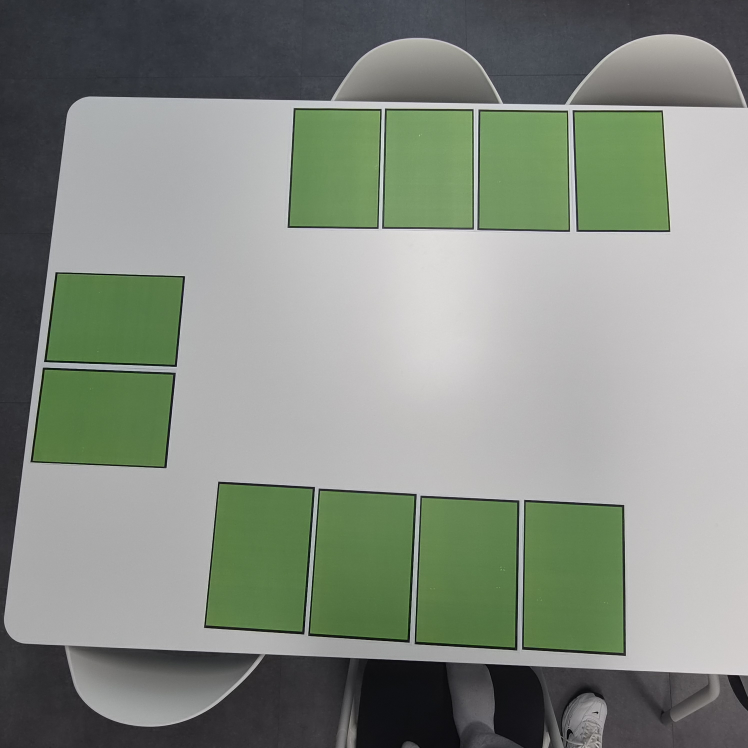
#> input picture assets/empty_parking.jpg, 2992 x 2992 px, given in place of the camera (shown at 1/4 size)
$ python tune_hsv.py
#> lines starting #> are read from the running program, lines starting #| are printed output that depends on the picture; after the words box and inside, x2 and y2 are one past the last pixel; in counts of white or black regions, pixels touching at a corner belong together
import cv2
import numpy as np

import config


def nothing(_):
    pass


def main():
    capture = cv2.VideoCapture(0)
    capture.set(cv2.CAP_PROP_FRAME_WIDTH, config.FRAME_WIDTH)
    capture.set(cv2.CAP_PROP_FRAME_HEIGHT, config.FRAME_HEIGHT)
    if not capture.isOpened():
        raise RuntimeError("Could not open camera 0.")

    cv2.namedWindow("controls")
    cv2.resizeWindow("controls", 500, 300)

    defaults = (
        ("H low", config.GREEN_LOWER[0], 179),
        ("H high", config.GREEN_UPPER[0], 179),
        ("S low", config.GREEN_LOWER[1], 255),
        ("S high", config.GREEN_UPPER[1], 255),
        ("V low", config.GREEN_LOWER[2], 255),
        ("V high", config.GREEN_UPPER[2], 255),
    )
    for name, value, maximum in defaults:
        cv2.createTrackbar(name, "controls", value, maximum, nothing)

    while True:
        ok, frame = capture.read()
#> frame is the input picture: shape (2992, 2992, 3); mean B, G, R 129.6, 139.7, 132.5
        if not ok:
            break

        lower = np.asarray(
            [
                cv2.getTrackbarPos("H low", "controls"),
                cv2.getTrackbarPos("S low", "controls"),
                cv2.getTrackbarPos("V low", "controls"),
            ],
            dtype=np.uint8,
        )
        upper = np.asarray(
            [
                cv2.getTrackbarPos("H high", "controls"),
                cv2.getTrackbarPos("S high", "controls"),
                cv2.getTrackbarPos("V high", "controls"),
            ],
            dtype=np.uint8,
        )

        hsv = cv2.cvtColor(frame, cv2.COLOR_BGR2HSV)
#> hsv: shape (2992, 2992, 3); mean H, S, V 77.9, 30.8, 141.5
        mask = cv2.inRange(hsv, lower, upper)
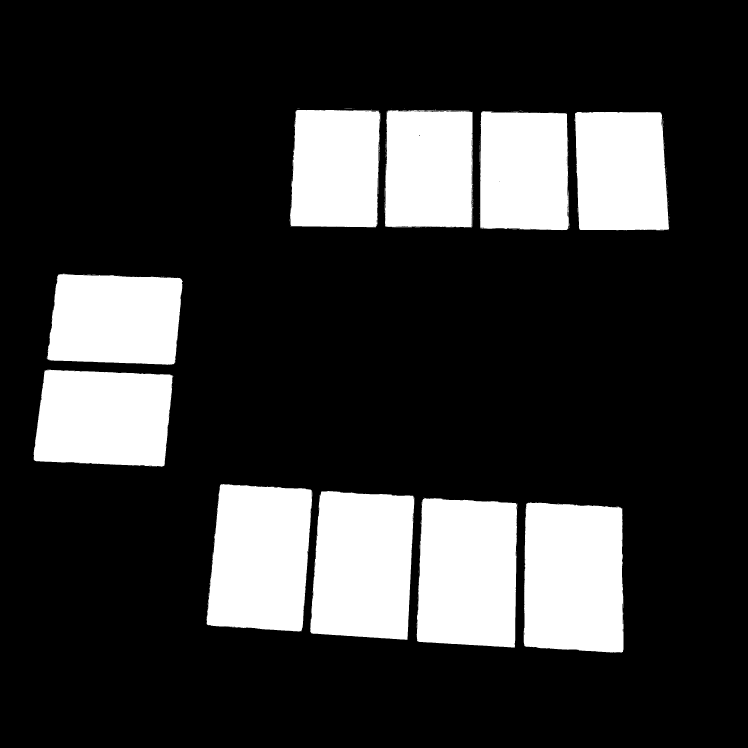
#> mask: shape (2992, 2992) (shown at 1/4 size); 21.2% white; 349 white regions (320 under 20 px), largest, box (x1, y1, x2, y2) and area: (2095, 2009, 2494, 2611) 227234, (1666, 1993, 2069, 2590) 222743, (1241, 1964, 1658, 2559) 219879
        kernel = np.ones((5, 5), np.uint8)
        mask = cv2.morphologyEx(mask, cv2.MORPH_OPEN, kernel, iterations=1)
#> mask: shape (2992, 2992); 21.2% white; 10 white regions, largest, box (x1, y1, x2, y2) and area: (2095, 2011, 2494, 2610) 226826, (1667, 1993, 2068, 2590) 222499, (1241, 1964, 1657, 2559) 219630
        mask = cv2.morphologyEx(mask, cv2.MORPH_CLOSE, kernel, iterations=2)
#> mask: shape (2992, 2992); 21.2% white; 10 white regions

        preview = frame.copy()
        contours, _ = cv2.findContours(
            mask,
            cv2.RETR_EXTERNAL,
            cv2.CHAIN_APPROX_SIMPLE,
        )
#> contours = 10 contours; largest, box (x1, y1, x2, y2) and area: (2095, 2011, 2494, 2610) 226013, (1667, 1993, 2068, 2590) 221580, (1241, 1964, 1657, 2559) 218698, (827, 1937, 1248, 2526) 213511, (135, 1479, 690, 1866) 189916
        count = 0
        for contour in contours:
            area = cv2.contourArea(contour)
            if area < 1_500:
                continue
            x, y, width, height = cv2.boundingRect(contour)
            count += 1
            cv2.rectangle(
                preview,
                (x, y),
                (x + width, y + height),
                (0, 255, 0),
                2,
            )
            cv2.putText(
                preview,
                f"green_{count} area={int(area)}",
                (x, max(y - 10, 20)),
                cv2.FONT_HERSHEY_SIMPLEX,
                0.7,
                (0, 255, 0),
                2,
            )
#> this loop made 10 passes
#> (area, x, y, width, height) on passes 1 to 10: (226013, 2095, 2011, 399, 599), (221580.5, 1667, 1993, 401, 597), (218697.5, 1241, 1964, 416, 595), (213511, 827, 1937, 421, 589), (189916.5, 135, 1479, 555, 387), (174312, 189, 1097, 540, 362), (165310, 2300, 448, 376, 473), (161117, 1921, 446, 354, 474), (157644.5, 1540, 441, 350, 468), (157412, 1162, 440, 359, 469)
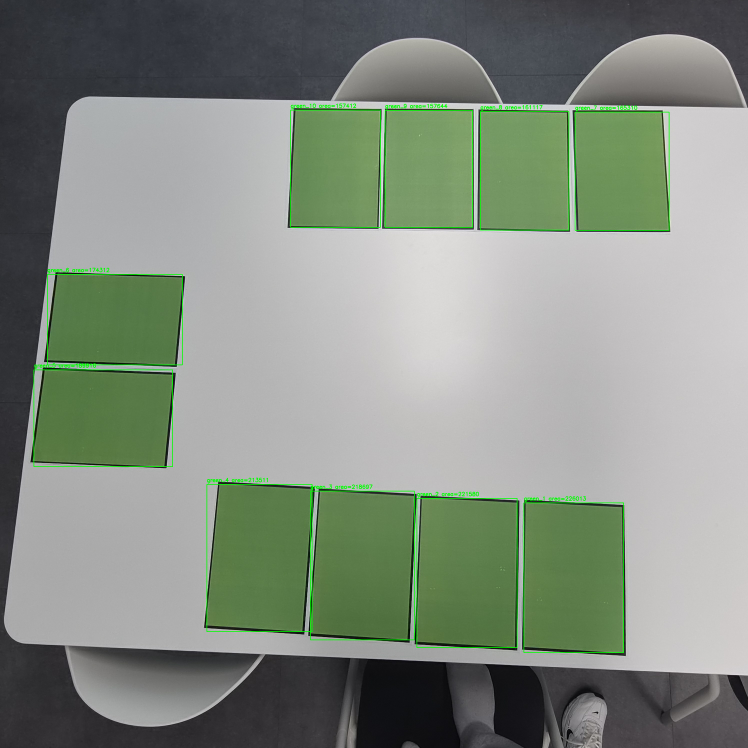
#> preview: shape (2992, 2992, 3) (shown at 1/4 size); mean B, G, R 128.6, 140.7, 131.5
#> after the loop, count = 10

        cv2.imshow("original_with_boxes", preview)
        cv2.imshow("green_mask", mask)
        cv2.imshow("green_only", cv2.bitwise_and(frame, frame, mask=mask))
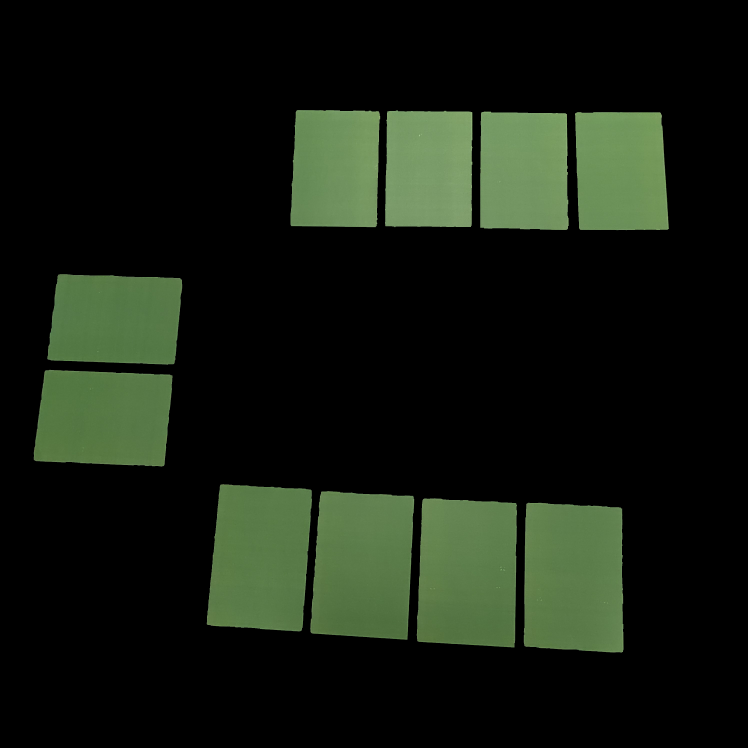
#> window 'green_only': shape (2992, 2992, 3) (shown at 1/4 size); mean B, G, R 17.1, 28.1, 20.9

        key = cv2.waitKey(1) & 0xFF
#> (key q is pressed here)
        if key == ord("q"):
            break
        if key == ord("s"):
            cv2.imwrite("green_test_original.jpg", preview)
            cv2.imwrite("green_test_mask.jpg", mask)

    capture.release()
    cv2.destroyAllWindows()


if __name__ == "__main__":
    main()
